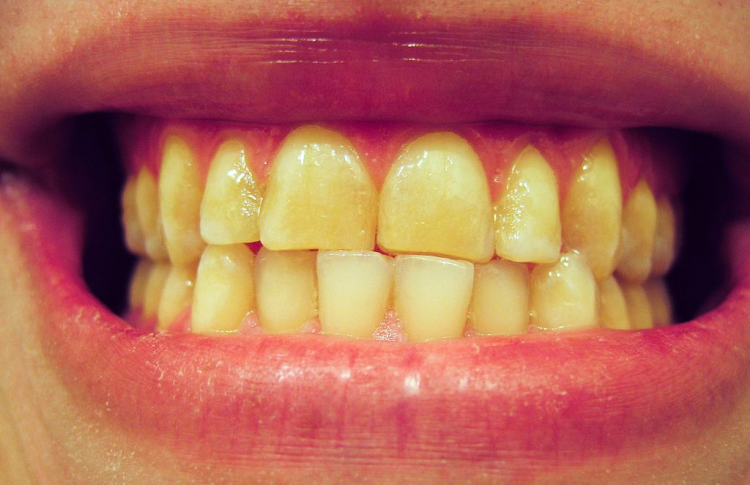
#> input picture dataset/samples/999999.png, 750 x 485 px; its folder holds only this picture in this run
$ python -i reinst.py   (imports and definitions only)
#> lines starting #> are read from the running program, lines starting #| are printed output that depends on the picture
### src/myTools.py
import os
from os.path import join

import cv2
import pickle
import numpy as np

import matplotlib.pyplot as plt
from numpy.lib.function_base import iterable
import scipy.ndimage.filters as filters
import scipy.ndimage.morphology as morphology

eps = np.finfo(float).eps

# [16 lines left out: functions saveFile, loadFile, makeDir, not called in this run]

def imwrite(img, path):
    img = np.clip(img, a_min=0, a_max=1)
    plt.imsave(path, img)

# [116 lines left out: functions grad, imgrad, gaussfilt, kappa, cker, imDilErod and 3 more, not called in this run]

class SaveTools():
    def __init__(self, dir_save) -> None:
        self.dir_save = dir_save

    # [33 lines left out: functions saveFile, imwrite, imshow, imshows, imcontour, not called in this run]

    def savecfg(self, name_save):
        plt.axis('off')
        plt.savefig(join(self.dir_save, name_save), dpi=256, bbox_inches='tight', pad_inches=0)


def colorMapAlpha(_plt, cmap='jet', _name='alpha') -> None:
    name = cmap + _name
    # get colormap
    ncolors = 256
    color_array = _plt.get_cmap(cmap)(range(ncolors))
    # change alpha values
    color_array[:,-1] = np.linspace(0.0, 1.0, ncolors)
    # create a colormap object
    from matplotlib.colors import LinearSegmentedColormap
    import matplotlib
    map_object = LinearSegmentedColormap.from_list(name=name, colors=color_array)
    # register this new colormap with matplotlib (only if not already registered)
    if name not in matplotlib.colormaps:
        matplotlib.colormaps.register(cmap=map_object)
    return name

jet_alpha = colorMapAlpha(plt, cmap='jet')
rainbow_alpha = colorMapAlpha(plt, cmap='rainbow')
grainbow_alpha = colorMapAlpha(plt, cmap='gist_rainbow')


# [2 lines that do not run on import are left out]

### src/reinst.py
import numpy as np
import matplotlib.pyplot as plt

import src.myTools as mts
import cv2


def distrib(img:np.ndarray, reg):
    if img.ndim == 3:
        img = img.transpose((2, 0, 1))
    mu = img.mean(where=reg)
    var = img.var(where=reg)
    return mu, var

class ThreeRegions():
    def __init__(self, img) -> None:
        self.img = img
        self.m, self.n = self.img.shape[:2]

    def setting(self, phi):
        self.phi = phi

        self.globalReg()
        self.bandReg()
        self.calParams()

    def globalReg(self):
        self.reg1_i = self.phi < 0
        self.reg1_o = self.phi > 0

    def bandReg(self, gamma=7):
        self.band = np.abs(self.phi) < gamma
        self.reg2_i = self.reg1_i * self.band
        self.reg2_o = self.reg1_o * self.band

    def calParams(self):
        # [4 lines of commented-out code are left out]
        delt = 25
        ker = np.ones((delt, delt))
        band = np.where(np.abs(self.phi) < 2, 1., 0.)

        eximg = np.expand_dims(self.img, -1)
        img_i = eximg * np.expand_dims(self.reg2_i, 2)
        img_o = eximg * np.expand_dims(self.reg2_o, 2)

        sum_reg_i = cv2.filter2D(self.reg2_i.astype(int), -1, ker)
        sum_reg_o = cv2.filter2D(self.reg2_o.astype(int), -1, ker)
        self.mu3_i = cv2.filter2D(img_i.sum(axis=2), -1, ker) * band / (sum_reg_i*3 + mts.eps)
        self.mu3_o = cv2.filter2D(img_o.sum(axis=2), -1, ker) * band / (sum_reg_o*3 + mts.eps)
        _mu3_i_sq = cv2.filter2D(np.power(img_i, 2).sum(axis=2), -1, ker) * band / (sum_reg_i*3 + mts.eps)
        _mu3_o_sq = cv2.filter2D(np.power(img_o, 2).sum(axis=2), -1, ker) * band / (sum_reg_o*3 + mts.eps)
        self.var3_i = np.abs(_mu3_i_sq - self.mu3_i**2)
        self.var3_o = np.abs(_mu3_o_sq - self.mu3_o**2)

    @staticmethod
    def funPDF(X, mu, sig):
        return np.exp(-(X - mu)**2 / 2 / (sig + mts.eps)**2) / np.sqrt(2 * np.pi) / (sig + mts.eps)

    def force(self):
        _img = self.img.mean(axis=2)[..., None]

        P3_i = self.funPDF(_img, self.mu3_i, self.var3_i**.5)
        P3_o = self.funPDF(_img, self.mu3_o, self.var3_o**.5)
        F3 = np.sign(np.where(self.band, P3_i - P3_o, 0.))

        V2 = (np.where(np.abs(self.mu3_i - self.mu3_o) < .01, 0, F3) * 1/2)

        return V2

>>> import cv2
>>> picture = cv2.imread('../dataset/samples/999999.png', cv2.IMREAD_GRAYSCALE)
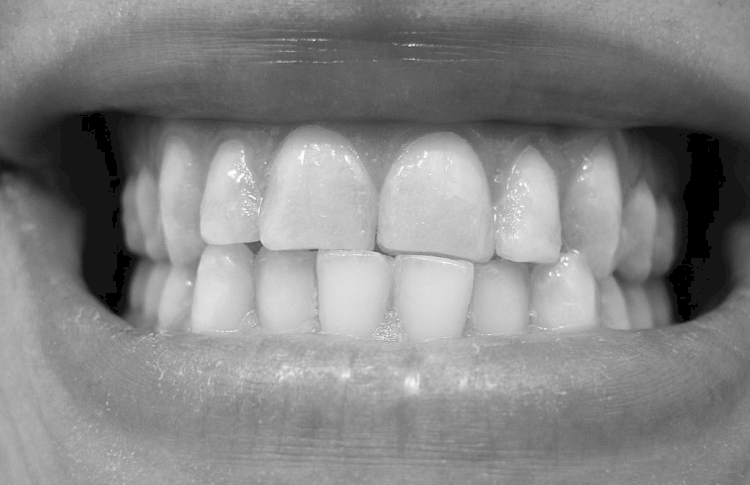
#> picture: shape (485, 750); min 0, max 254, mean 132.9
>>> result = ThreeRegions(picture).calParams()
#> (the run stopped early here; a loop or call above may not have finished)
